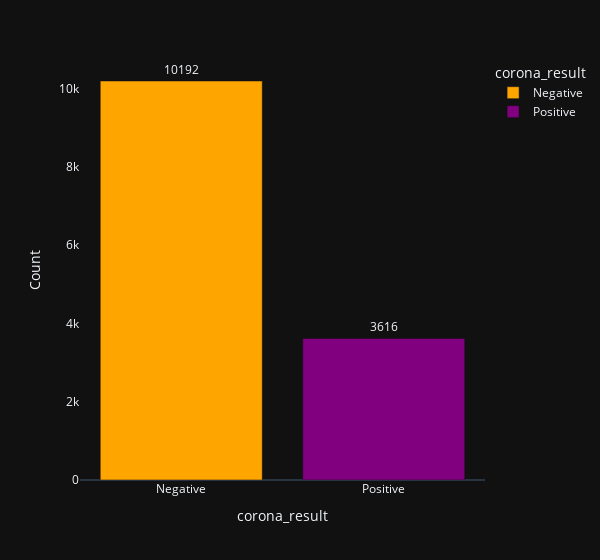

Notebook source saved alongside this figure:
### Code cell
df = pd.DataFrame()
df['corona_result'] = ['Positive', 'Negative']
df['Count'] = [len(data[data['corona_result'] == 'Positive']), len(data[data['corona_result'] == 'Negative'])]
df = df.sort_values(by = ['Count'], ascending = False)

fig = px.bar(df, x = 'corona_result', y = 'Count', 
             color = "corona_result", text_auto='', width = 600, 
             color_discrete_sequence = ["orange", "purple"],
             template = 'plotly_dark')

fig.update_xaxes(showgrid = False)
fig.update_yaxes(showgrid = False)
fig.update_traces(textfont_size = 12, textangle = 0, textposition = "outside", cliponaxis = False)

fig.show()

### Figure 1 — Plotly figure (JSON) as saved in the notebook; plotly's stock layout.template omitted (floating-point values rounded to 4 significant figures)
{"data": [{"alignmentgroup": "True", "cliponaxis": false, "hovertemplate": "corona_result=%{x}<br>Count=%{y}<extra></extra>", "legendgroup": "Negative", "marker": {"color": "orange", "pattern": {"shape": ""}}, "name": "Negative", "offsetgroup": "Negative", "orientation": "v", "showlegend": true, "textangle": 0, "textfont": {"size": 12}, "textposition": "outside", "texttemplate": "%{y:}", "type": "bar", "x": ["Negative"], "xaxis": "x", "y": [10192], "yaxis": "y"}, {"alignmentgroup": "True", "cliponaxis": false, "hovertemplate": "corona_result=%{x}<br>Count=%{y}<extra></extra>", "legendgroup": "Positive", "marker": {"color": "purple", "pattern": {"shape": ""}}, "name": "Positive", "offsetgroup": "Positive", "orientation": "v", "showlegend": true, "textangle": 0, "textfont": {"size": 12}, "textposition": "outside", "texttemplate": "%{y:}", "type": "bar", "x": ["Positive"], "xaxis": "x", "y": [3616], "yaxis": "y"}], "layout": {"barmode": "relative", "legend": {"title": {"text": "corona_result"}, "tracegroupgap": 0}, "margin": {"t": 60}, "width": 600, "xaxis": {"anchor": "y", "categoryarray": ["Negative", "Positive"], "categoryorder": "array", "domain": [0, 1], "showgrid": false, "title": {"text": "corona_result"}}, "yaxis": {"anchor": "x", "domain": [0, 1], "showgrid": false, "title": {"text": "Count"}}}}
